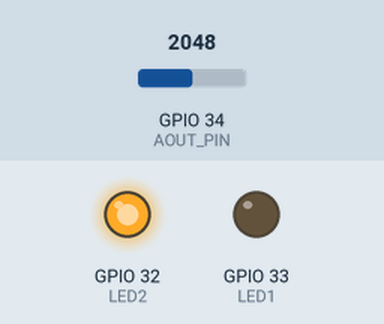
This sketch was run on a simulated ESP32. Shown: output pins drawn as LEDs (lit = HIGH). Inputs (shaded band) come from the test bench; at power-on: GPIO 34 (AOUT_PIN) = 2048. What the sketch prints to the serial monitor is not drawn.

Above: at 1.3 s.
1.4 s: GPIO 34 (AOUT_PIN) set to 3960
2.9 s: GPIO 34 (AOUT_PIN) set to 4066
At 3.5 s:
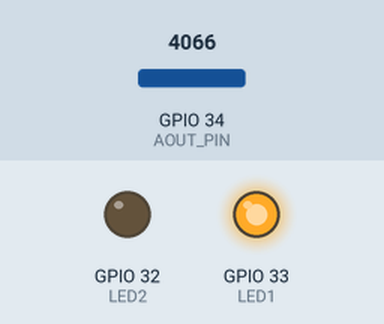
4.5 s: GPIO 34 (AOUT_PIN) set to 3603
At 5.7 s:
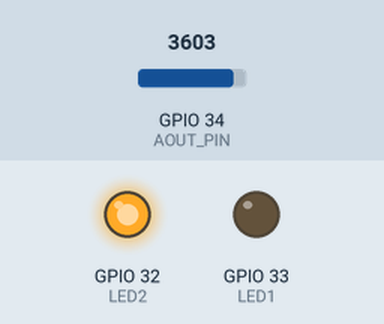
6.0 s: GPIO 34 (AOUT_PIN) set to 4040
At 7.1 s:
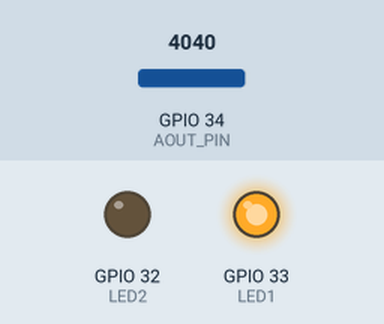
Timing chart, 0 to 8.5 s (numbered marks = the images above; inputs shaded):
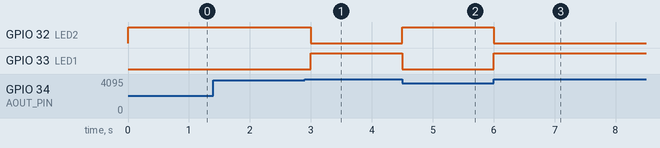

The sketch:

ESP32_SOIL_MOISTURE_SENSOR.ino
```cpp
#define AOUT_PIN 34
#define LED1 33
#define LED2 32

void setup() {
  Serial.begin(9600);
  pinMode(LED1, OUTPUT);
  pinMode(LED2, OUTPUT);
}


void loop() {
  int value = analogRead(AOUT_PIN); // read the analog value from sensor


  Serial.print("Moisture value: ");
  Serial.println(value);

  if(value > 4000) {
    Serial.println("น้ำกูอยู่ไหน!!");
    digitalWrite(LED1, HIGH);
    digitalWrite(LED2, LOW);
  } else {
    digitalWrite(LED1, LOW);
    digitalWrite(LED2, HIGH);
  }


  delay(500);
}
```

Measured:
- the behaviour switches between 4000 and 4001 on GPIO 34 (AOUT_PIN) (found by bisection; images 0 and 1)
- after the input at 1.4 s, every drawn part: stays the same
- after the input at 2.9 s, GPIO 32 (LED2): HIGH → LOW after 0.10 s; GPIO 33 (LED1): LOW → HIGH after 0.10 s
- after the input at 4.5 s, GPIO 32 (LED2): LOW → HIGH at once; GPIO 33 (LED1): HIGH → LOW at once
- after the input at 6.0 s, GPIO 32 (LED2): HIGH → LOW at once; GPIO 33 (LED1): LOW → HIGH at once
